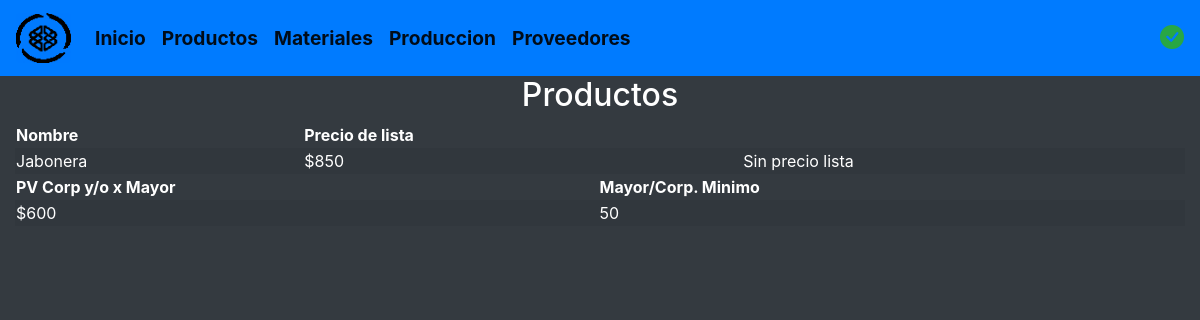
The app's page /verprecioproducto.php?id=20 with its own data.
### tables this page shows
create table productos(
	id_producto int unsigned auto_increment primary key,
	id_tipo_procesado int unsigned,
	id_categoria int unsigned,
	nomproducto varchar(150) not null,
	creada_el TIMESTAMP DEFAULT CURRENT_TIMESTAMP,
  	actualizada_el TIMESTAMP DEFAULT CURRENT_TIMESTAMP,
	foreign key (id_tipo_procesado) references produccion(id_tipo_procesado),
	foreign key (id_categoria) references categoria(id_categoria)
);

create table precioslista(
	id_preciol int unsigned auto_increment primary key,
	id_producto int unsigned,
	preciol float(9),
	foreign key (id_producto) references productos(id_producto)
);

create table preciosmayorista(
	id_preciom int unsigned auto_increment primary key,
	id_producto int unsigned,
	id_cantmayorista int unsigned,
	preciom float(9),
	foreign key (id_producto) references productos(id_producto),
	foreign key (id_cantmayorista) references cantmayorista(id_cantmayorista)
);

create table cantmayorista(
	id_cantmayorista int unsigned auto_increment primary key,
	cantidad varchar(15),
	creada_el TIMESTAMP DEFAULT CURRENT_TIMESTAMP,
  	actualizada_el TIMESTAMP DEFAULT CURRENT_TIMESTAMP
);

### verprecioproducto.php (the view)
<!DOCTYPE html>
<html lang="es">
	<?php include "modulos/head.php" ?>
	<body class="bg-dark text-white">
		<?php include "modulos/navheader.php" ?>
		<article class="col">
			<?php
				$id=$_GET['id'];
			?>
			<center><h2>Productos</h2></center>
			<table class="col table-striped">
				<thead>
					<tr>
						<th>Nombre</th>
						<th>Precio de lista</th>
					</tr>
				</thead>
				<tbody>
					<tr>
						<?php
							$leer_sql="SELECT nomproducto FROM productos WHERE id_producto='$id'";
							$gsent = $cnn->prepare($leer_sql);
							$gsent->execute();
							$resultadotes = $gsent->fetchAll();
						    foreach ($resultadotes as $datote):
						?>
						<td><?php echo $datote['nomproducto']; ?></td>
						<?php endforeach; ?>
						<?php
							$leer_sql="SELECT precioslista.id_producto,precioslista.preciol,productos.id_producto FROM precioslista,productos WHERE precioslista.id_producto=productos.id_producto and productos.id_producto='$id'";
							$gsent = $cnn->prepare($leer_sql);
							$gsent->execute();
							$resultadotes1 = $gsent->fetchAll();
						    foreach ($resultadotes1 as $datote1):
						?>
						<td>
							<?php
								if($datote1['preciol']!=0)
								{
									echo "$",$datote1['preciol'];
								}
								else
								{
									echo "Sin precio lista";
								}
							?>
						<td>Sin precio lista</td>
					</tr>
				</tbody>
			</table>
			<table class="col table-striped">
				<thead>
					<tr>
						<th>PV Corp y/o x Mayor</th>
						<th>Mayor/Corp. Minimo</th>
					</tr>
				</thead>
				<tbody>
					<tr>
						<?php
							endforeach;
							$leer_sql="SELECT cantmayorista.id_cantmayorista,cantmayorista.cantidad,productos.id_producto,preciosmayorista.preciom FROM cantmayorista,productos,preciosmayorista WHERE cantmayorista.id_cantmayorista=preciosmayorista.id_cantmayorista AND preciosmayorista.id_producto=productos.id_producto AND productos.id_producto='$id'";
							$gsent = $cnn->prepare($leer_sql);
							$gsent->execute();
							$resultadotes2 = $gsent->fetchAll();
						    foreach ($resultadotes2 as $datote2):
						?>
						<td>$<?php echo $datote2['preciom']; ?></td>
						<td><?php echo $datote2['cantidad']; ?></td>
						<?php endforeach; ?>
					</tr>
				</tbody>
			</table>
		</main>
	</body>
</html>

### records on screen
productos: nomproducto "Jabonera"
precioslista: preciol "850"
preciosmayorista: preciom "600", id_cantmayorista.cantidad "50"
